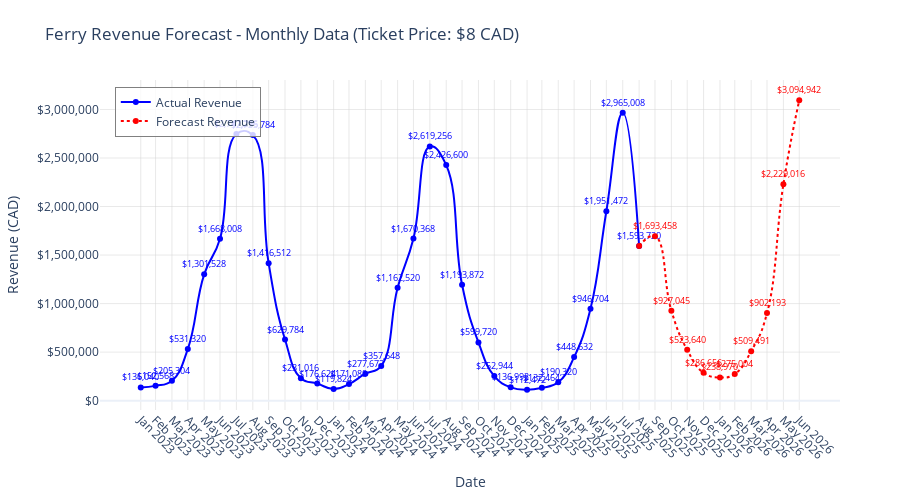

Notebook source saved alongside this figure:
### Code cell
# Revenue Plotting Code
import plotly.graph_objects as go

# Set ticket price
ticket_price = 8.0  # CAD

# Calculate historical revenue
df_revenue = df.copy()
df_revenue['Revenue'] = df_revenue['Sales Count'] * ticket_price

# Calculate forecasted revenue
forecast_revenue = forecast.copy()
forecast_revenue['Revenue'] = forecast_revenue['yhat'] * ticket_price

# Create revenue forecast plot
fig = go.Figure()

# Plot actual revenue
fig.add_trace(go.Scatter(
    x=df_revenue['Date'],
    y=df_revenue['Revenue'],
    mode='lines+markers+text',
    text=[f"${int(val):,}" for val in df_revenue['Revenue']],
    textposition='top center',
    textfont=dict(size=9, color='blue'),
    name='Actual Revenue',
    line=dict(color='blue', width=2, shape='spline', smoothing=1.3),
    marker=dict(size=6, color='blue')
))

# Create seamless connection for forecast
last_actual_date = df_revenue['Date'].iloc[-1]
last_actual_value = df_revenue['Revenue'].iloc[-1]

forecast_dates = [last_actual_date] + list(forecast_revenue['ds'])
forecast_values = [last_actual_value] + list(forecast_revenue['Revenue'])

# Plot forecast revenue
fig.add_trace(go.Scatter(
    x=forecast_dates,
    y=forecast_values,
    mode='lines+markers+text',
    text=[''] + [f"${int(val):,}" for val in forecast_revenue['Revenue']],
    textposition='top center',
    textfont=dict(size=9, color='red'),
    name='Forecast Revenue',
    line=dict(color='red', width=2, dash='dot', shape='spline', smoothing=1.3),
    marker=dict(size=6, color='red')
))

# Combine all dates for x-axis
all_dates = list(df_revenue['Date']) + list(forecast_revenue['ds'])

# Update layout
fig.update_layout(
    title='Ferry Revenue Forecast - Monthly Data (Ticket Price: $8 CAD)',
    xaxis_title='Date',
    yaxis_title='Revenue (CAD)',
    template='plotly_white',
    height=500,
    margin=dict(t=80, b=60, l=60, r=60),
    xaxis=dict(
        tickmode='array',
        tickvals=all_dates,
        ticktext=[d.strftime('%b %Y') for d in all_dates],
        tickangle=45,
        showgrid=True,
        gridcolor='lightgray',
        gridwidth=0.5
    ),
    yaxis=dict(
        showgrid=True,
        gridcolor='lightgray',
        gridwidth=0.5,
        tickformat='$,.0f'  # Format as currency
    ),
    legend=dict(
        x=0.02,
        y=0.98,
        bgcolor='rgba(255,255,255,0.8)',
        bordercolor='gray',
        borderwidth=1
    ),
    hovermode='x unified'
)

fig.show()

### Figure 1 — Plotly figure (JSON) as saved in the notebook; plotly's stock layout.template omitted (floating-point values rounded to 4 significant figures)
{"data": [{"line": {"color": "blue", "shape": "spline", "smoothing": 1.3, "width": 2}, "marker": {"color": "blue", "size": 6}, "mode": "lines+markers+text", "name": "Actual Revenue", "text": ["$136,040", "$152,568", "$205,304", "$531,320", "$1,301,528", "$1,668,008", "$2,747,296", "$2,735,784", "$1,416,512", "$629,784", "$231,016", "$176,624", "$119,824", "$171,088", "$277,672", "$357,648", "$1,162,520", "$1,670,368", "$2,619,256", "$2,426,600", "$1,193,872", "$599,720", "$252,944", "$136,992", "$112,472", "$132,464", "$190,320", "$448,632", "$946,704", "$1,951,472", "$2,965,008", "$1,593,720"], "textfont": {"color": "blue", "size": 9}, "textposition": "top center", "type": "scatter", "x": ["2023-01-31T00:00:00.000000000", "2023-02-28T00:00:00.000000000", "2023-03-31T00:00:00.000000000", "2023-04-30T00:00:00.000000000", "2023-05-31T00:00:00.000000000", "2023-06-30T00:00:00.000000000", "2023-07-31T00:00:00.000000000", "2023-08-31T00:00:00.000000000", "2023-09-30T00:00:00.000000000", "2023-10-31T00:00:00.000000000", "2023-11-30T00:00:00.000000000", "2023-12-31T00:00:00.000000000", "2024-01-31T00:00:00.000000000", "2024-02-29T00:00:00.000000000", "2024-03-31T00:00:00.000000000", "2024-04-30T00:00:00.000000000", "2024-05-31T00:00:00.000000000", "2024-06-30T00:00:00.000000000", "2024-07-31T00:00:00.000000000", "2024-08-31T00:00:00.000000000", "2024-09-30T00:00:00.000000000", "2024-10-31T00:00:00.000000000", "2024-11-30T00:00:00.000000000", "2024-12-31T00:00:00.000000000", "2025-01-31T00:00:00.000000000", "2025-02-28T00:00:00.000000000", "2025-03-31T00:00:00.000000000", "2025-04-30T00:00:00.000000000", "2025-05-31T00:00:00.000000000", "2025-06-30T00:00:00.000000000", "2025-07-31T00:00:00.000000000", "2025-08-31T00:00:00.000000000"], "y": [136000.0, 152600.0, 205300.0, 531300.0, 1302000.0, 1668000.0, 2747000.0, 2736000.0, 1417000.0, 629800.0, 231000.0, 176600.0, 119800.0, 171100.0, 277700.0, 357600.0, 1163000.0, 1670000.0, 2619000.0, 2427000.0, 1194000.0, 599700.0, 252900.0, 137000.0, 112500.0, 132500.0, 190300.0, 448600.0, 946700.0, 1951000.0, 2965000.0, 1594000.0]}, {"line": {"color": "red", "dash": "dot", "shape": "spline", "smoothing": 1.3, "width": 2}, "marker": {"color": "red", "size": 6}, "mode": "lines+markers+text", "name": "Forecast Revenue", "text": ["", "$1,693,458", "$927,045", "$523,640", "$286,656", "$238,970", "$275,004", "$509,491", "$902,193", "$2,229,016", "$3,094,942"], "textfont": {"color": "red", "size": 9}, "textposition": "top center", "type": "scatter", "x": ["2025-08-31T00:00:00", "2025-09-30T00:00:00", "2025-10-31T00:00:00", "2025-11-30T00:00:00", "2025-12-31T00:00:00", "2026-01-31T00:00:00", "2026-02-28T00:00:00", "2026-03-31T00:00:00", "2026-04-30T00:00:00", "2026-05-31T00:00:00", "2026-06-30T00:00:00"], "y": [1593720, 1693000.0, 927000.0, 523600.0, 286700.0, 239000.0, 275000.0, 509500.0, 902200.0, 2229000.0, 3095000.0]}], "layout": {"height": 500, "hovermode": "x unified", "legend": {"bgcolor": "rgba(255,255,255,0.8)", "bordercolor": "gray", "borderwidth": 1, "x": 0.02, "y": 0.98}, "margin": {"b": 60, "l": 60, "r": 60, "t": 80}, "title": {"text": "Ferry Revenue Forecast - Monthly Data (Ticket Price: $8 CAD)"}, "xaxis": {"gridcolor": "lightgray", "gridwidth": 0.5, "showgrid": true, "tickangle": 45, "tickmode": "array", "ticktext": ["Jan 2023", "Feb 2023", "Mar 2023", "Apr 2023", "May 2023", "Jun 2023", "Jul 2023", "Aug 2023", "Sep 2023", "Oct 2023", "Nov 2023", "Dec 2023", "Jan 2024", "Feb 2024", "Mar 2024", "Apr 2024", "May 2024", "Jun 2024", "Jul 2024", "Aug 2024", "Sep 2024", "Oct 2024", "Nov 2024", "Dec 2024", "Jan 2025", "Feb 2025", "Mar 2025", "Apr 2025", "May 2025", "Jun 2025", "Jul 2025", "Aug 2025", "Sep 2025", "Oct 2025", "Nov 2025", "Dec 2025", "Jan 2026", "Feb 2026", "Mar 2026", "Apr 2026", "May 2026", "Jun 2026"], "tickvals": ["2023-01-31T00:00:00", "2023-02-28T00:00:00", "2023-03-31T00:00:00", "2023-04-30T00:00:00", "2023-05-31T00:00:00", "2023-06-30T00:00:00", "2023-07-31T00:00:00", "2023-08-31T00:00:00", "2023-09-30T00:00:00", "2023-10-31T00:00:00", "2023-11-30T00:00:00", "2023-12-31T00:00:00", "2024-01-31T00:00:00", "2024-02-29T00:00:00", "2024-03-31T00:00:00", "2024-04-30T00:00:00", "2024-05-31T00:00:00", "2024-06-30T00:00:00", "2024-07-31T00:00:00", "2024-08-31T00:00:00", "2024-09-30T00:00:00", "2024-10-31T00:00:00", "2024-11-30T00:00:00", "2024-12-31T00:00:00", "2025-01-31T00:00:00", "2025-02-28T00:00:00", "2025-03-31T00:00:00", "2025-04-30T00:00:00", "2025-05-31T00:00:00", "2025-06-30T00:00:00", "2025-07-31T00:00:00", "2025-08-31T00:00:00", "2025-09-30T00:00:00", "2025-10-31T00:00:00", "2025-11-30T00:00:00", "2025-12-31T00:00:00", "2026-01-31T00:00:00", "2026-02-28T00:00:00", "2026-03-31T00:00:00", "2026-04-30T00:00:00", "2026-05-31T00:00:00", "2026-06-30T00:00:00"], "title": {"text": "Date"}}, "yaxis": {"gridcolor": "lightgray", "gridwidth": 0.5, "showgrid": true, "tickformat": "$,.0f", "title": {"text": "Revenue (CAD)"}}}}
